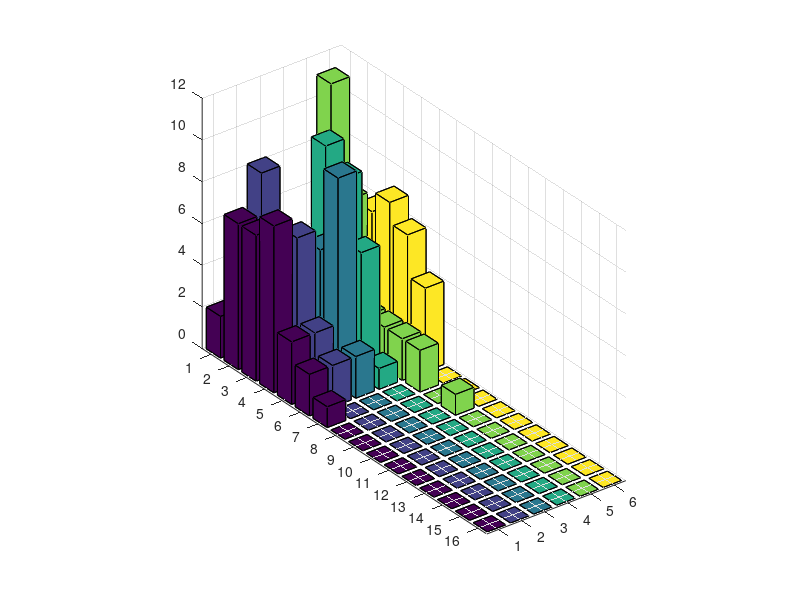

Source code (MATLAB):
% Initial game setting
Nplayer = 3;
Ndice = 5;
TNdice = Nplayer * Ndice;

% simulation setting
Round = 30;

% Start to simulate N round game
rng(0,"twister");
simu = randi([1,6],[Round, TNdice]);
counter = zeros(1,6);
dmap = zeros(TNdice+1,6);
for i = 1:Round
    for j = 1:TNdice
        counter(simu(i,j)) = counter(simu(i,j))+1;
    end 
    for k = 1:6
        dmap(counter(k)+1,k) = dmap(counter(k)+1,k) + 1;
    end
    counter = zeros(1,6);
end

bar3(dmap)
        
